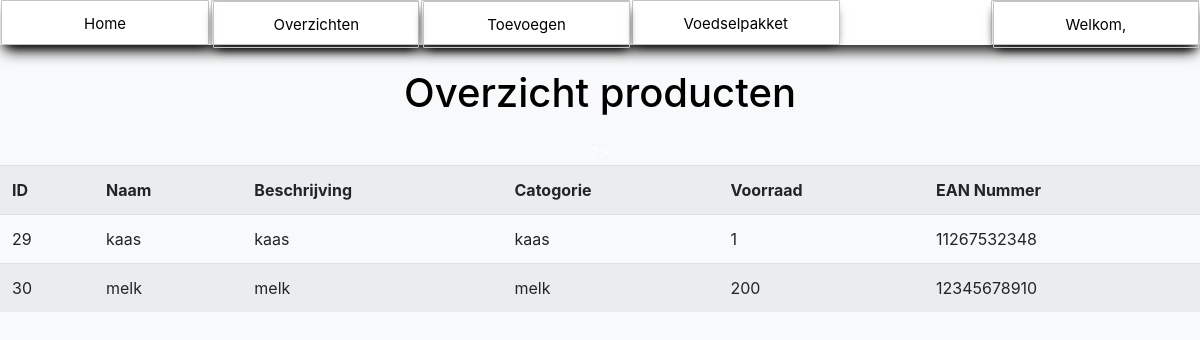
/alleproducten.php (signed in), run on an earlier commit of the app's database.
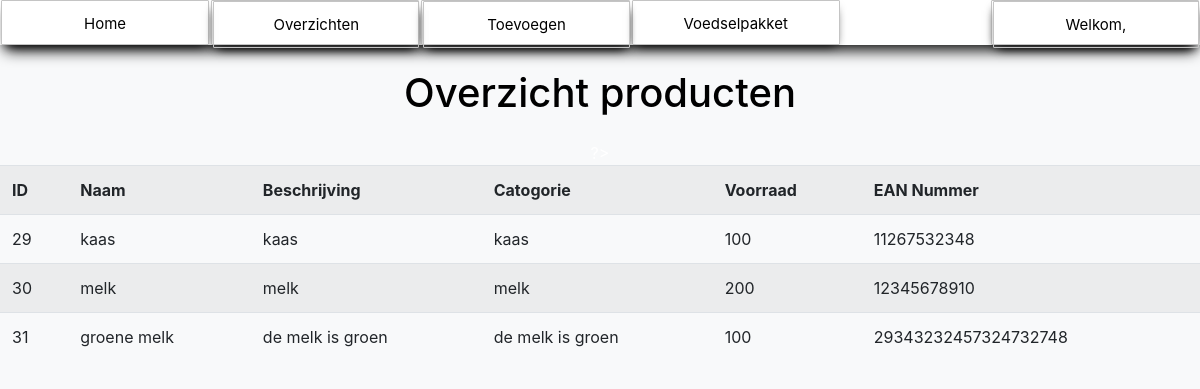
And on a later commit of the database.
### tables this page shows
CREATE TABLE `producten` (
  `id` int(11) NOT NULL,
  `naam` varchar(255) NOT NULL,
  `beschrijving` varchar(100) NOT NULL,
  `categorie` varchar(500) NOT NULL,
  `voorraad` int(11) NOT NULL,
  `EAN-Nummer` varchar(255) NOT NULL
);

### alleproducten.php (the view, shortened to what this page needs)
<!DOCTYPE html>
<html lang="en">
<head>
    <link href="https://stackpath.bootstrapcdn.com/bootstrap/4.5.0/css/bootstrap.min.css" rel="stylesheet">
</head>
<body class="bg-light">
    <?php
        include "navigation.php";
        if (isset($_SESSION['loggedin']) && $_SESSION['loggedin'] == true) {
    ?>
    <br>
    <CENTER><h1 style="color: black;">Overzicht producten</h1>
    <div class="table-responsive mt-4">
        <table class="table table-striped">
        <tr>
            <th>ID</th>
            <th>Naam</th>
            <th>Beschrijving</th>
            <th>Catogorie</th>
            <th>Voorraad</th>
            <th>EAN Nummer</th>
        </tr>
        </div>
        </CENTER>
        <?php
        include 'config.php';
        try {
            $sql = "SELECT * FROM producten";
            $stmt = $conn->prepare($sql);
            $stmt->execute();
            $products = $stmt->fetchAll();
            foreach ($products as $product) {
                echo "<tr>";
                echo "<td>" . $product['id'] . "</td>";
                echo "<td>" . $product['naam'] . "</td>";
                echo "<td>" . $product['beschrijving'] . "</td>";
                echo "<td>" . $product['beschrijving'] . "</td>";
                echo "<td>" . $product['voorraad'] . "</td>";
                echo "<td>" . $product['EAN-Nummer'] . "</td>";
                echo "</tr>";
            }
        } catch (PDOException $e) {
            echo "<div class='alert alert-danger'>" . $e->getMessage() . "</div>";
        }
    ?>
</body>
</html>
  <?php
  }
  else {
    header("Location: index.php");
  }
  ?>

### navigation.php (shortened to what this page needs)
<!DOCTYPE html>
<html>
<head>
  <link rel="stylesheet" type="text/css" media="screen" href="navigation.css" />
</head>
<body>
<?php
if (isset($_SESSION['loggedin']) && $_SESSION['loggedin'] == true) {
?>
<section>
  <center>
    <div>
      <nav class="nav_bar">
        <div onclick="location.href='index.php';">Home</div>
        <div class="dropdown">
          <div class="hover-button">Overzichten</div>
        </div>
        <div class="dropdown">
          <div class="hover-button">Toevoegen</div>
        </div>
        <div onclick="location.href='samenstellen.php';">Voedselpakket</div>
        <div class="dropdown">
          <div style="color: black;">Welkom, <?php echo $_SESSION['user_name']; ?></div>
        </div>
      </nav>
    </div>
  </center>
</section>
<?php
}
?>

### navigation.css (style rules this page uses)
body { color: white; padding: 0; margin: 0; }
.nav_bar { position: absolute; color: black; text-align: center; display: flex; box-shadow: 0px 10px 15px -5px black; position: relative; width: 100%; height: 45px; background: #ffffff; font-size: 15px; z-index: 0; line-height: 45px; }
.nav_bar div { color: black; width: 100%; box-shadow: 0px 5px 10px -5px black; cursor: pointer; transition: all 0.5s ease; border: 0.1px solid rgb(196, 196, 196); border-radius: 1px; margin-left: 1px; margin-right: 1px; }
.nav_bar div:nth-child(4) { margin-right: 150px; }
.dropdown { position: relative; display: inline-block; }
.hover-button { border: 1px solid black; }

### navigation.php (style rules this page uses)
.nav_bar { position: relative; z-index: 900; }

What changed in the data, as far as the page shows it:
changed producten "kaas": voorraad "1" → "100"
added producten: id "31", naam "groene melk", beschrijving "de melk is groen", voorraad "100", value "29343232457324732748"
